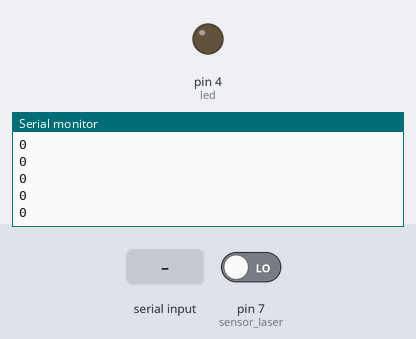
This sketch was run on a simulated Arduino Uno, built with avr-gcc and run on an emulated ATmega328P. Parts: output pins drawn as LEDs (lit = HIGH), the last lines printed to the serial monitor. Inputs (shaded band) come from the test bench; at power-on: pin 7 (sensor_laser) LOW.

Above: at 1.2 s.
1.3 s: pin 7 (sensor_laser) driven HIGH
At 2.3 s:
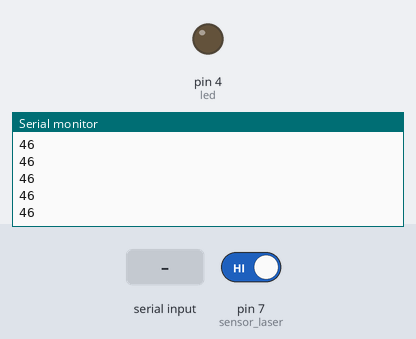
2.8 s: "mqtt:On" received over Serial
5.3 s: "m" received over Serial
At 7.5 s:
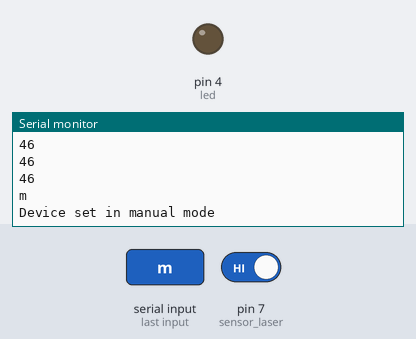
7.8 s: "auto" received over Serial
At 8.9 s:
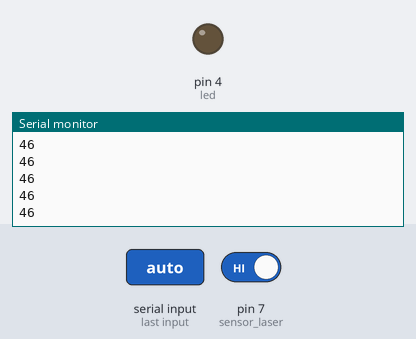

The sketch:

Tachometer_laser.ino
```cpp
/*
 * Tachymetre laser avec fonctionnalité suivantes:
 *  - affichage valeur écran OLED
 *  - Transmission suivante 2 vecteurs:
 *    - USB
 *    - mqtt
 *  - Transmission des données: 2 modes:
 *    - manuel: on envoie un event au device pour que celui-ci envoi une valeur
 *    - automatique: envoie des données à une fréquence de 100 Hertz par défaut
 *
 */
#include <Arduino.h>

#define sensor_laser 7
#define led 4

/***************************
 * Variables declarations
 ***************************/

//var state detect
uint8_t curState = LOW;
uint8_t prvState = LOW;

//var rpm calculate
unsigned long curTime = 0;
unsigned long prvTime = 0;
unsigned long rpm = 0;      //final rpm value

//working mode
boolean workMod = true;     //true: automatic, false: manual
uint8_t sendFrequency = 10; //frequency to send data in ms
unsigned long currTime = 0; //current time to calculate send frequency
unsigned long oldTime = 0;  //old time to calculate send frequency

//serial Communication
String rcvBuff = "";        //receiving buffer

//mqtt conf
boolean mqttCom = false;    //false: mqtt communication unactivated


//Methods declarations

void configPrint();
void blink_led();
void rpmCalc();
void coreTachy();
void serialConf();
void usbSend();
void mqqtConf();
void mqttSend();
void autoSend();
void manualSend();


/***************************
 * Core program
 ***************************/

void setup() {

  pinMode(sensor_laser, INPUT);
  pinMode(led, OUTPUT);

  Serial.begin(115200);

  configPrint();

}

void loop() {

  serialConf();   //configure tachymeter working mode

  mqqtConf();     //enable or not to communication through mqtt

  coreTachy();    //tachometer algo

  autoSendData(); //send data if the device is in automatic mode

  manualSend();   //send data if the device is in manual mode, so if sendEvent is received


}


/*************************************************
 *                  Functions
 *************************************************/

/*
 * Print device config on serial communication
 */
void configPrint()
{
  Serial.println("Device workMod: " + workMod);
  Serial.println("Send Frequency: " + sendFrequency);
  Serial.println("MQTT communication: " + mqttCom);
}

/*
 * Serial communication configuration
 */
void serialConf(){
  if (Serial.available() > 0)
  {
    rcvBuff = Serial.readString();

    if(rcvBuff == "m"){
      workMod = false;
      Serial.println(rcvBuff);
      Serial.println("Device set in manual mode");
    }

    if(rcvBuff == "auto"){
      workMod = true;
      Serial.println(rcvBuff);
      Serial.println("Device set in automatic mode");
    }
  }
}


/*
 * Mqtt communication configuration
 */
void mqqtConf()
{
  if (Serial.available() > 0)
  {
    rcvBuff = Serial.readString();

    if(rcvBuff == "mqtt:On"){
      mqttCom = true;
      Serial.println(rcvBuff);
      Serial.println("mqtt communication actived");
    }

    if(rcvBuff == "mqtt:Off"){
      mqttCom = false;
      Serial.println(rcvBuff);
      Serial.println("mqtt communication unactived");
    }
  }
}


/*
 * Calculate RPM value
 */
void coreTachy()
{
  digitalWrite(led, LOW); //Led low at begenning to avoid delay in blink

  curState = digitalRead(sensor_laser);

  if(curState != prvState
      && curState == HIGH)
  {
    curTime = micros();   //store the current time to calculate RPM

    blink_led();          //blink led when object is detected
    rpmCalc();            //calculate RPM value

    prvState = curState;  //store the current state as old one, for the next front detection
    prvTime = curTime;    //store the current time as old one, for the next RPM calculation
  }
}


/*
 * Blink led according to RPM value
 */
void blink_led()
{
  digitalWrite(led, HIGH);
}


/*
 * RPM equation
 */
void rpmCalc()
{
  rpm = 60000000 / (curTime - prvTime);
}


/*
 * Send data using Serial Communication
 */
void usbSend()
{
  Serial.println(rpm);
}


/*
 * Send data to mqtt broker
 */
void mqttSend()
{
  if( mqttCom = true)
  {
    //send data
  }
}


/*
 * Send data if the device is in automatic mode
 */
void autoSendData()
{
  if (workMod == true) // workmod in automatic
  {
    currTime = millis();
    if(currTime - oldTime >= sendFrequency)
    {
      usbSend();      //send rpm throug serialCom to pc every new rpm value is calculated

      mqttSend();     //send rpm through wifi using mqtt every new rpm value is calculated

      oldTime = millis();
    }
  }
}


/*
 * Send data if the device is in manual mode
 * If a sendEvent is received
 */
void manualSend()
{
  if (workMod == false) // workmod in automatic
  {
    if (Serial.available() > 0)
    {
      rcvBuff = Serial.readString();

      if(rcvBuff == "m:ask")
      {
        usbSend();      //send rpm throug serialCom to pc every new rpm value is calculated

        mqttSend();     //send rpm through wifi using mqtt every new rpm value is calculated
      }
    }
  }
}
```

Measured:
- after the input at 1.3 s, the serial monitor: prints a new line at once (image 1)
- after the input at 5.3 s, the serial monitor: prints a new line after 1.0 s (image 2)
- after the input at 7.8 s, the serial monitor: prints a new line after 1.0 s (image 3)
